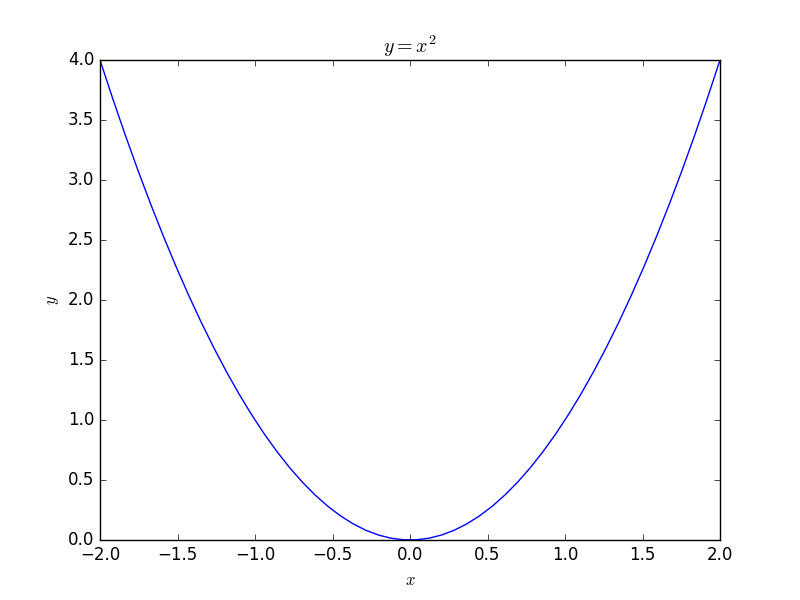

This figure's Python source:
import numpy as np
import matplotlib.pyplot as plt

# plots y=x^2
if __name__ == '__main__':
    x = np.linspace(-2, 2)
    y = np.power(x, 2)

    plt.plot(x, y)
    plt.xlabel(r'$x$')
    plt.ylabel(r'$y$')
    plt.title(r'$y=x^2$')

    plt.savefig('plot.png', format='png')
